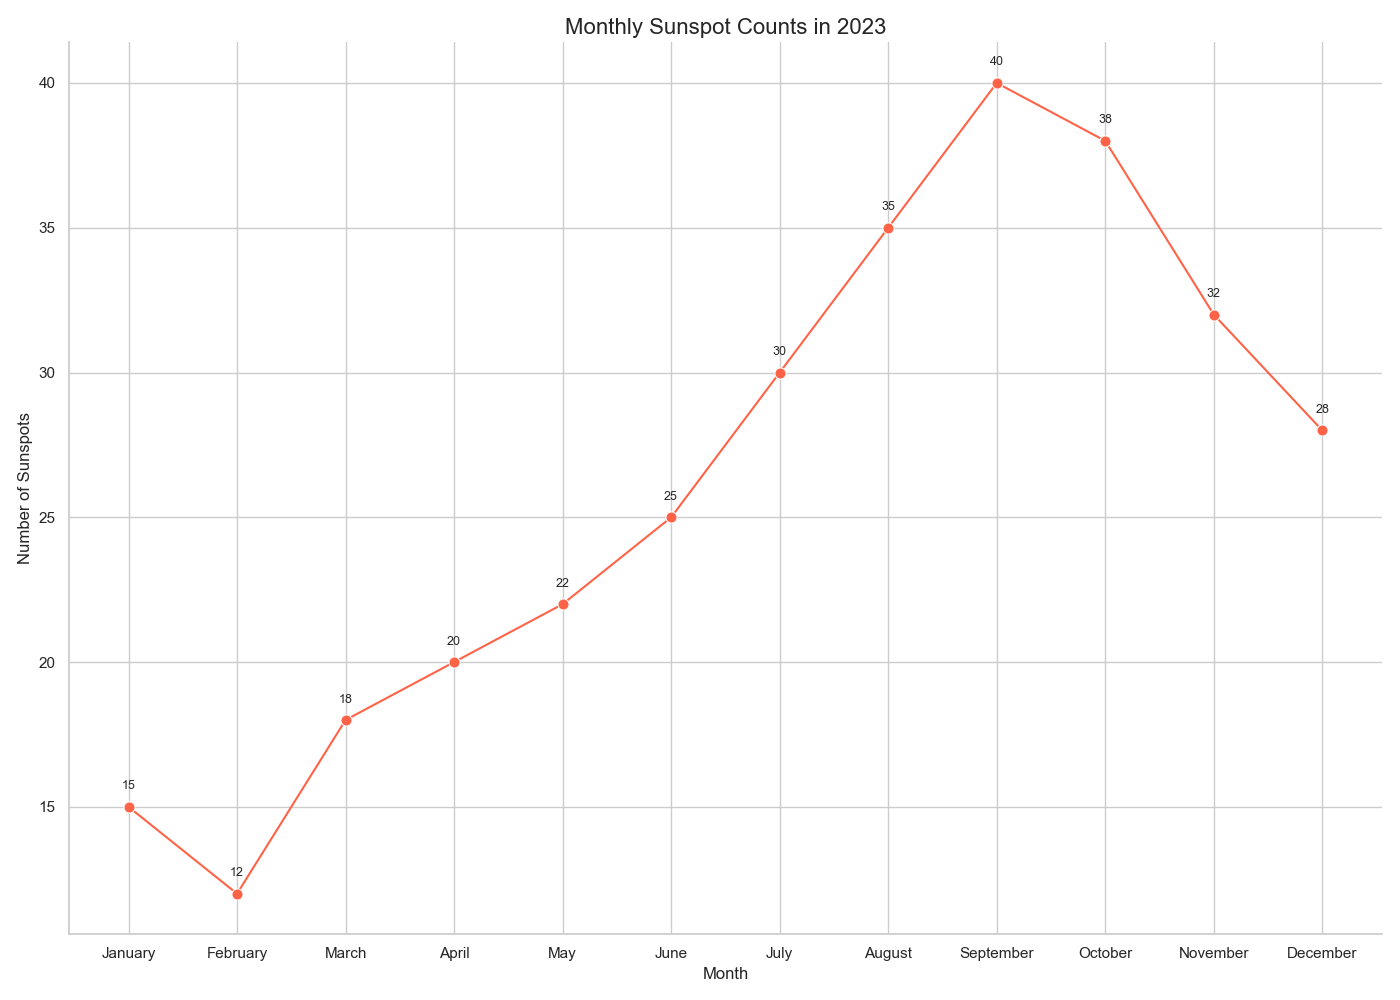

Write Python code to recreate this figure.

import pandas as pd
import seaborn as sns
import matplotlib.pyplot as plt

# Data
data = {
    'Month': ['January', 'February', 'March', 'April', 'May', 'June',
              'July', 'August', 'September', 'October', 'November', 'December'],
    'Sunspots': [15, 12, 18, 20, 22, 25, 30, 35, 40, 38, 32, 28]
}
df = pd.DataFrame(data)

# Convert 'Month' to categorical type having an order because Seaborn sorts data by default
df['Month'] = pd.Categorical(df['Month'], categories=data['Month'], ordered=True)

# Plotting
plt.figure(figsize=(14, 10))
sunspot_plot = sns.lineplot(x='Month', y='Sunspots', data=df,
                            marker='o', color='#ff6347', markersize=8)

# Annotations
for i in range(df.shape[0]):
    plt.text(df.Month[i], df.Sunspots[i] + 0.5, df.Sunspots[i],
             ha='center', va='bottom', fontsize=9)

# Customizations
sunspot_plot.set_title("Monthly Sunspot Counts in 2023", fontsize=16)
sunspot_plot.set_xlabel("Month", fontsize=12)
sunspot_plot.set_ylabel("Number of Sunspots", fontsize=12)
sns.despine()

# Show plot
plt.tight_layout()
plt.show()
